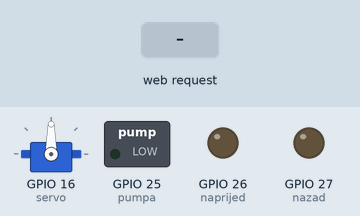
The sketch below on a simulated ESP32. Parts: servo, switched loads named in the sketch (green lamp = pin HIGH), output pins drawn as LEDs (lit = HIGH). The test bench sets the inputs (shaded band). WiFi joins after 1.5 s; servers stay silent unless stated; what the sketch prints to the serial monitor is not drawn.

Above: at 2.7 s.
2.8 s: HTTP request GET /26/on received
At 4.0 s:
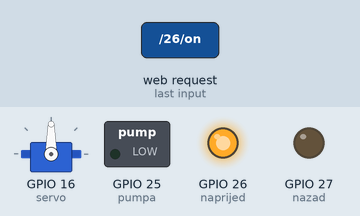
4.3 s: HTTP request GET /27/on received
At 5.3 s:
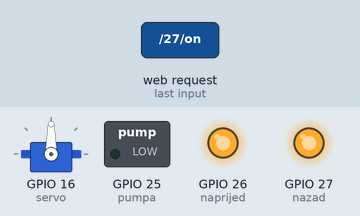
5.8 s: HTTP request GET /26/off received
At 6.7 s:
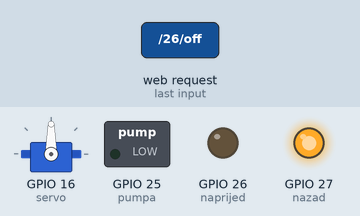
7.3 s: HTTP request GET /25/on received
At 8.5 s:
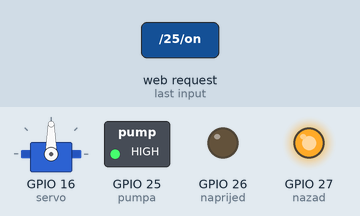
8.8 s: HTTP request GET /27/off received
At 10.0 s:
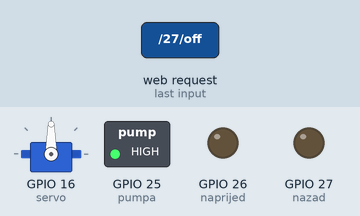
10.3 s: HTTP request GET /lijevo received
At 11.1 s:
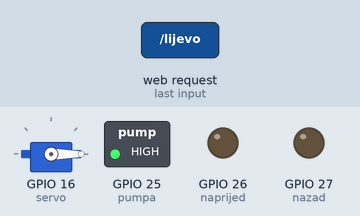
Timing chart, 0 to 12.8 s (numbered marks = the images above; inputs shaded):
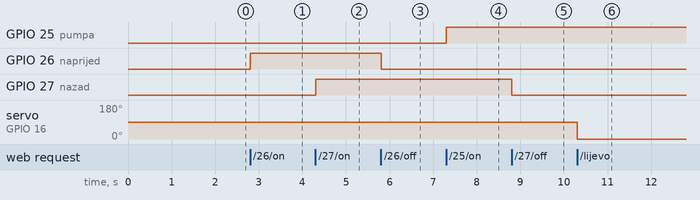

The sketch:

zavrsni_rad.ino
```cpp
#include <ESP32Servo.h>
#include <WiFi.h>

const char* ssid = "HT Internet 4G_2D7C8D";
const char* password = "25289353";

WiFiServer server(80); //defaultni port 80

String zahtjev;

const int pumpa = 25;
const int naprijed = 26;
const int nazad = 27;


String p25s = "off"; //pin 25 stanje, pumpa
String p26s = "off"; //pin 26 stanje, naprijed
String p27s = "off"; //pin 27 stanje, nazad

Servo servo;

unsigned long trenutnoVrijeme = millis();
unsigned long prosloVrijeme = 0;
const long odbrojavanje = 2000;//2s

void setup() {

servo.attach(16,600,2300);  // (pin, PWMmin, PWMmax)
Serial.begin(9600);
pinMode(pumpa, OUTPUT);
pinMode(naprijed, OUTPUT);
pinMode(nazad, OUTPUT);
digitalWrite(pumpa, LOW);
digitalWrite(naprijed, LOW);
digitalWrite(nazad, LOW);

Serial.print("Spajanje sa ");
Serial.println(ssid);
WiFi.begin(ssid, password);
while (WiFi.status() != WL_CONNECTED) {
delay(500);
Serial.print(".");
  }
Serial.println("");
Serial.println("WiFi spojen.");
Serial.println("IP adresa: ");
Serial.println(WiFi.localIP());
server.begin();
}

void loop() {

WiFiClient client= server.available();

if(client){
  trenutnoVrijeme = millis();
  prosloVrijeme = trenutnoVrijeme;
  Serial.println("Novi korisnik.");
  String currentLine = "";
  while (client.connected() && trenutnoVrijeme - prosloVrijeme <= odbrojavanje){
    trenutnoVrijeme = millis();
    if(client.available()){
      char c = client.read();
      Serial.write(c);
      zahtjev += c;
      if(c == '\n') {
        if (currentLine.length() == 0){
          client.println("Spajanje na stranicu");
            client.println("Sadržaj u tekstualnom html-u");
            client.println("Con-Zatv-Beta");
            client.println();
if(zahtjev.indexOf("GET /26/on") >= 0) {
              Serial.println("naprijed");
              p26s = "on";
              digitalWrite(naprijed, HIGH);
            } else if (zahtjev.indexOf("GET /26/off") >= 0) {
              Serial.println("naprijedStop");
              p26s = "off";
              digitalWrite(naprijed, LOW);
            } else if (zahtjev.indexOf("GET /27/on") >= 0) {
              Serial.println("nazad");
              p27s = "on";
              digitalWrite(nazad, HIGH);
            } else if (zahtjev.indexOf("GET /27/off") >= 0) {
              Serial.println("nazadStop");
              p27s = "off";
              digitalWrite(nazad, LOW);
            } else if (zahtjev.indexOf("GET /25/on") >= 0) {
              Serial.println("pumpa");
              p25s = "on";
              digitalWrite(pumpa, HIGH);
            } else if (zahtjev.indexOf("GET /25/off") >= 0) {
              Serial.println("pumpaStop");
              p25s = "off";
              digitalWrite(pumpa, LOW);
            }
            else if (zahtjev.indexOf("GET /lijevo") >=0) {
              Serial.println("lijevo");
              servo.write(0);
            }
            else if (zahtjev.indexOf("GET /ravno") >=0) {
              Serial.println("ravno");
              servo.write(90);
            }
            else if (zahtjev.indexOf("GET /desno") >=0) {
              Serial.println("desno");
              servo.write(180);
            }
             client.println("<!DOCTYPE html><html>");
            client.println("<head><meta name=\"viewport\" content=\"width=device-width, initial-scale=1\">");
            client.println("<link rel=\"icon\" href=\"data:,\">");
            // CSS to style the on/off buttons
            // Feel free to change the background-color and font-size attributes to fit your preferences
            client.println("<style>html { font-family: Helvetica; display: inline-block; margin: 0px auto; text-align: center;}");
            client.println(".button { background-color: #4CAF50; border: none; color: white; padding: 16px 40px;");
            client.println("text-decoration: none; font-size: 30px; margin: 2px; cursor: pointer;}");
            client.println(".button2 {background-color: #555555;}</style></head>");
            client.println("<body><h1>ESP32 Web Server</h1>");
            // Display current state, and ON/OFF buttons for GPIO 26
            client.println("<p>Naprijed- Stanje " + p26s + "</p>");
            // If the output26State is off, it displays the ON button
            if (p26s=="off") {
              client.println("<p><a href=\"/26/on\"><button class=\"button\">ON</button></a></p>");
            } else {
              client.println("<p><a href=\"/26/off\"><button class=\"button button2\">OFF</button></a></p>");
            }
            client.println("<p>Nazad - Stanje " + p27s + "</p>");
            // If the output27State is off, it displays the ON button
            if (p27s=="off") {
              client.println("<p><a href=\"/27/on\"><button class=\"button\">ON</button></a></p>");
            } else {
              client.println("<p><a href=\"/27/off\"><button class=\"button button2\">OFF</button></a></p>");
            }
            client.println("<p>Pumpa - Stanje " + p25s + "</p>");
            // If the output27State is off, it displays the ON button
            if (p25s=="off") {
              client.println("<p><a href=\"/25/on\"><button class=\"button\">ON</button></a></p>");
            } else {
              client.println("<p><a href=\"/25/off\"><button class=\"button button2\">OFF</button></a></p>");
            }
            // client.println("<p>GPIO 25 - State " + p25s + "</p>");
            // If the output27State is off, it displays the ON button

              client.println("<p><a href=\"/lijevo\"><button class=\"button\">Lijevo</button></a></p>");
              client.println("<p><a href=\"/ravno\"><button class=\"button\">Ravno</button></a></p>");
              client.println("<p><a href=\"/desno\"><button class=\"button\">Desno</button></a></p>");
        client.println("</body></html>");
        client.println();
         break;
        }else{
          currentLine = "";
        }
      }else if( c!='\r'){
        currentLine +=c;
      }
    }
  }
  zahtjev = "";
    // Close the connection
    client.stop();
    Serial.println("Client disconnected.");
    Serial.println("");
}}
```

Measured:
- after the input at 2.8 s, GPIO 26 (naprijed): LOW → HIGH at once
- after the input at 4.3 s, GPIO 27 (nazad): LOW → HIGH at once
- after the input at 5.8 s, GPIO 26 (naprijed): HIGH → LOW at once
- after the input at 7.3 s, GPIO 25 (pumpa): LOW → HIGH at once
- after the input at 8.8 s, GPIO 27 (nazad): HIGH → LOW at once
- after the input at 10.3 s, servo on GPIO 16 (servo): 90° → 0° at once
